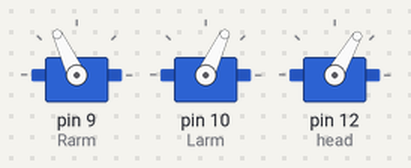
Bench run of a sketch on a simulated Arduino Uno, built with avr-gcc and run on an emulated ATmega328P. On the bench: 3 × servo.

Above: at 1.05 s.
At 1.55 s:
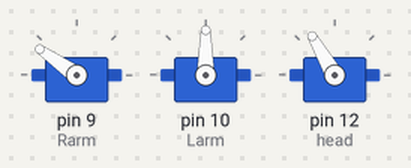
At 1.8 s:
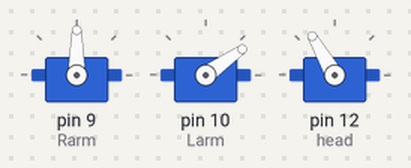
At 2.05 s:
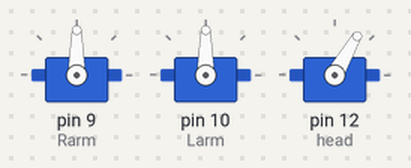
At 2.5 s:
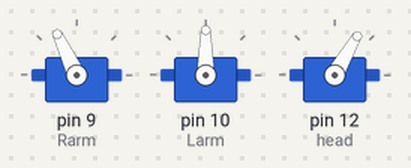
At 3.1 s:
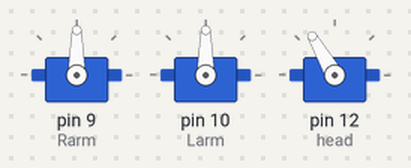
Timing chart, 0 to 5.8 s (numbered marks = the images above):
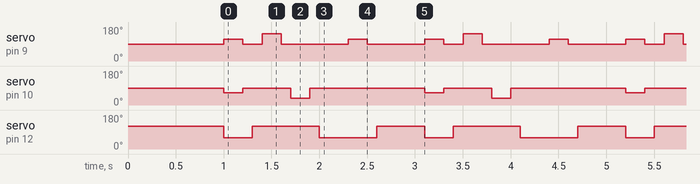

Measured:
- by itself, servo on pin 9 (Rarm): repeats every 2.1 s: 90° 0.20 s, 145° 0.20 s, 90° 0.70 s, 115° 0.20 s, 90° 0.60 s, 115° 0.20 s
- by itself, servo on pin 10 (Larm): repeats every 2.1 s: 90° 0.50 s, 35° 0.20 s, 90° 1.2 s, 65° 0.20 s
- by itself, servo on pin 12 (head): repeats every 2.1 s: 120° 0.70 s, 60° 0.60 s, 120° 0.50 s, 60° 0.30 s

The sketch:

draft_random.ino
```cpp
#include <Servo.h>

Servo	Rarm;
Servo	Larm;
Servo head;

// arms :
int		lowup = 65;
int   Rlowup = 180 - lowup; // right and left arms are different bc i installed them wrong
int		hup = 35;
int   Rhup = 180 - hup; // same
int		down = 90;
int		mvmt = 200;

//head :
int   headown = 60;
int   headup = 120;

// notes (unused) :
int		noire;
int		croche;
int		dbl_croche;
int		blanche;
int   triolet;

void  setup()
{
  croche = noire / 2;
  dbl_croche = noire / 4;
  triolet = noire / 3;
  blanche = noire * 2;
  Rarm.attach(9);
  Larm.attach(10);
  head.attach(12);
  Rarm.write(90);
  Larm.write(90);
  head.write(120);
  delay(1000);
}

void	bothlowup() // both arms low up then down at the same time
{
	Rarm.write(Rlowup);
	Larm.write(lowup);
	delay(mvmt);
	Rarm.write(down);
	Larm.write(down);
  delay(100);
}

void	bothhup() // both arms high up then down at the same time
{
	Rarm.write(Rhup);
	Larm.write(hup);
	delay(mvmt);
	Rarm.write(down);
	Larm.write(down);
  delay(100);
}

void  rlowup() // right arm low up then down
{
  Rarm.write(Rlowup);
  delay(mvmt);
  Rarm.write(down);
  delay(100);
}

void  llowup() // left arm low up then down
{
  Larm.write(lowup);
  delay(mvmt);
  Larm.write(down);
  delay(100);
}

void  rhup() // right arm high up then down
{
  Rarm.write(Rhup);
  delay(mvmt);
  Rarm.write(down);
  delay(100);
}

void  lhup() // left arm high up then down
{
  Larm.write(hup);
  delay(mvmt);
  Larm.write(down);
  delay(100);
}

void loop()
{
  head.write(headown);
  bothlowup();
  head.write(headup);
  delay(100);
  rhup();
  lhup();
  head.write(headown);
  delay(300);
  rlowup();
  head.write(headup);
  delay(500);
}
```
